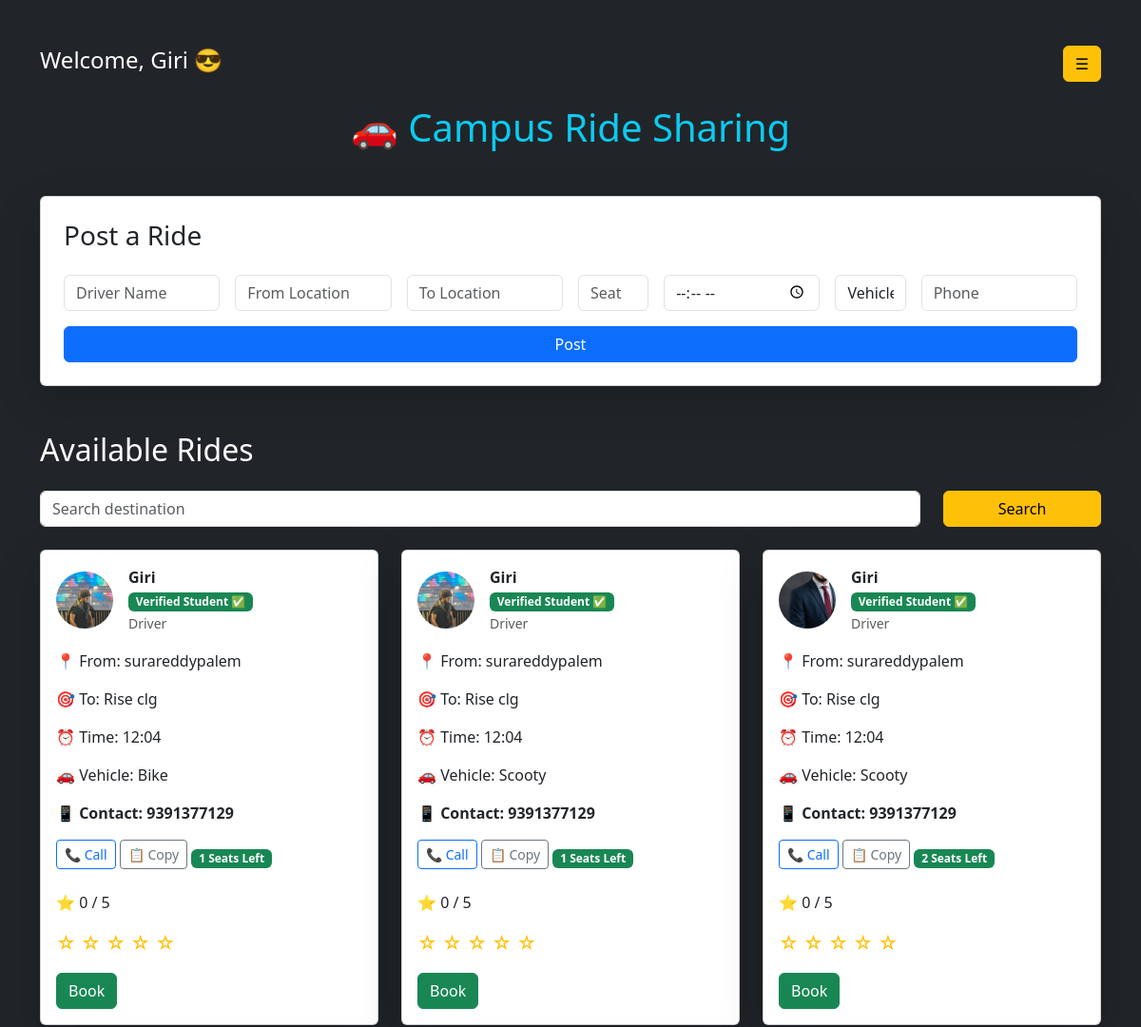
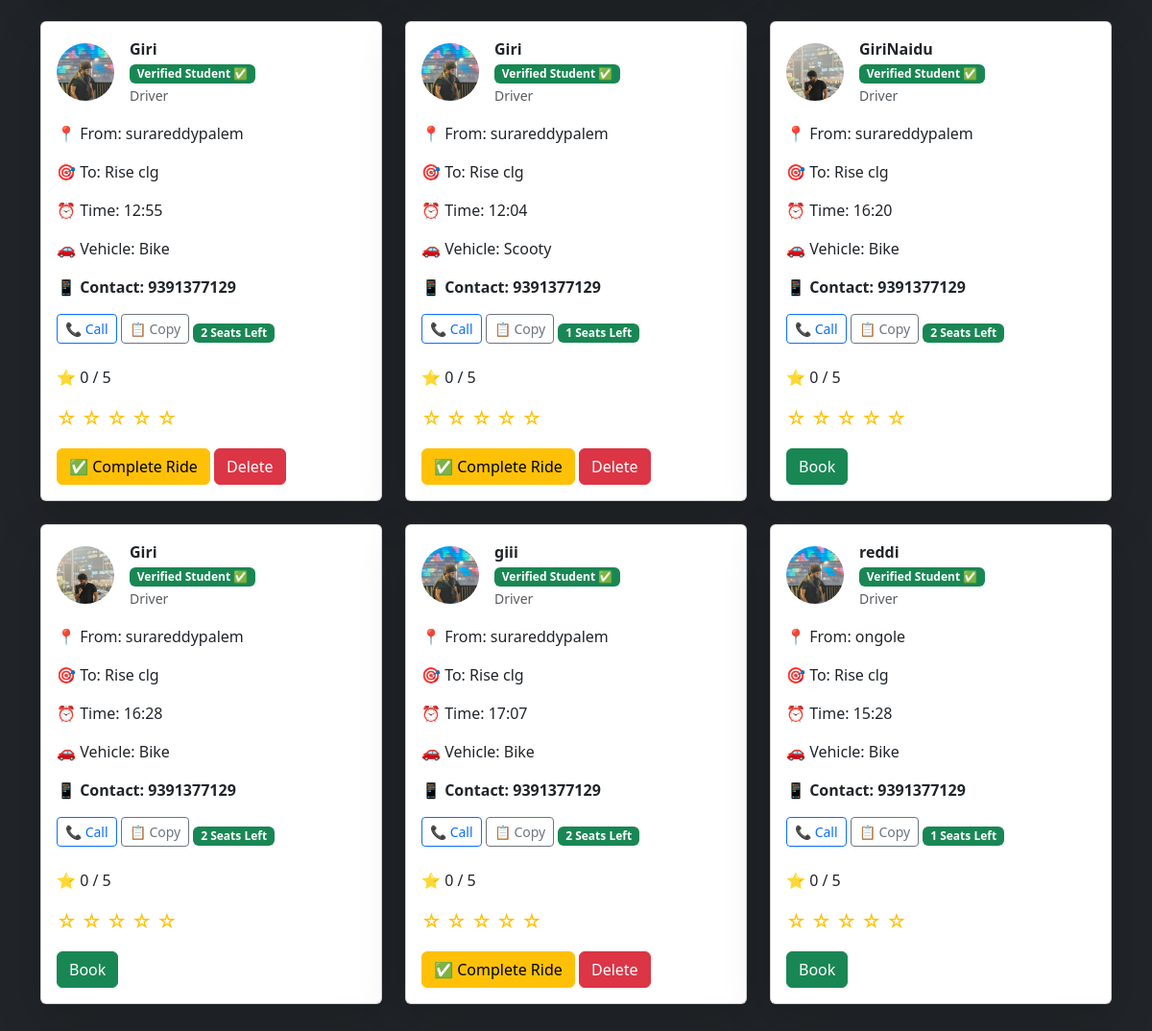
Screenshot of / (signed in) with the database file from the repository (2 pictures, top to bottom).
### tables this page shows
CREATE TABLE rides (
    id INTEGER PRIMARY KEY AUTOINCREMENT,
    username TEXT,
    name TEXT,
    from_location TEXT,
    destination TEXT,
    seats INTEGER,
    time TEXT,
    vehicle TEXT,
    phone TEXT,
    rating INTEGER DEFAULT 0,
    completed INTEGER DEFAULT 0
);

CREATE TABLE users (
    id INTEGER PRIMARY KEY AUTOINCREMENT,
    username TEXT,
    password TEXT,
    image TEXT,
    college_id TEXT,
    email TEXT
);

### app.py (the view, shortened to what this page needs)
@app.route("/", methods=["GET", "POST"])
def home():
    if "user" not in session:
        return redirect("/login")
    conn = connect_db()
    cursor = conn.cursor()
    search = request.args.get("search")
    if search:
        cursor.execute("""
            SELECT rides.id,
                   rides.username,
                   rides.name,
                   rides.from_location,
                   rides.destination,
                   rides.seats,
                   rides.time,
                   rides.vehicle,
                   rides.phone,
                   rides.rating,
                   users.image,
                   users.college_id
            FROM rides
            JOIN users ON rides.username = users.username
            WHERE rides.destination LIKE ?
            AND rides.seats > 0
            AND rides.completed = 0
        """, ('%' + search + '%',))
    else:
        cursor.execute("""
            SELECT rides.id,
                   rides.username,
                   rides.name,
                   rides.from_location,
                   rides.destination,
                   rides.seats,
                   rides.time,
                   rides.vehicle,
                   rides.phone,
                   rides.rating,
                   users.image,
                   users.college_id
            FROM rides
            JOIN users ON rides.username = users.username
            WHERE rides.seats > 0
            AND rides.completed = 0
        """)
    rides = cursor.fetchall()
    cursor.execute(
        "SELECT message FROM notifications WHERE username=?",
        (session["user"],)
    )
    notifications = cursor.fetchall()
    cursor.execute(
        "DELETE FROM notifications WHERE username=?",
        (session["user"],)
    )
    conn.commit()
    conn.close()
    return render_template(
        "index.html",
        rides=rides,
        user=session["user"],
        notifications=notifications
    )

### app.py (called while the page is built)
def connect_db():
    return sqlite3.connect("rides.db")

### templates/index.html (shortened to what this page needs)
<!DOCTYPE html>
<html lang="en">
<head>
    <link href="https://cdn.jsdelivr.net/npm/bootstrap@5.3.3/dist/css/bootstrap.min.css" rel="stylesheet">
    <link rel="stylesheet" href="{{ url_for('static', filename='style.css') }}">
</head>
<body class="bg-dark text-white">
<div class="container py-5">
    <div class="d-flex justify-content-between align-items-center mb-4">
        <h4>Welcome, {{ user }} 😎</h4>
        <button class="btn btn-warning" data-bs-toggle="offcanvas" data-bs-target="#menu">
            ☰
        </button>
    </div>
    <h1 class="text-center text-info mb-5">🚗 Campus Ride Sharing</h1>
    <div class="card p-4 shadow-lg mb-5">
        <h3 class="mb-4 text-dark">Post a Ride</h3>
        <form method="POST">
            <div class="row g-3">
                <div class="col-md-2">
                    <input type="text" name="name" class="form-control" placeholder="Driver Name" required>
                </div>
                <div class="col-md-2">
                    <input type="text" name="from_location" class="form-control" placeholder="From Location" required>
                </div>
                <div class="col-md-2">
                    <input type="text" name="destination" class="form-control" placeholder="To Location" required>
                </div>
                <div class="col-md-1">
                    <input type="number" name="seats" class="form-control" placeholder="Seats" required>
                </div>
                <div class="col-md-2">
                    <input type="time" name="time" class="form-control" required>
                </div>
                <div class="col-md-1">
                    <select name="vehicle" class="form-control" required>
                        <option value="">Vehicle</option>
                    </select>
                </div>
                <div class="col-md-2">
                    <input type="text" name="phone" class="form-control" placeholder="Phone" required>
                </div>
                <div class="col-md-12">
                    <button type="submit" class="btn btn-primary w-100">Post</button>
                </div>
            </div>
        </form>
    </div>
    <h2 class="mb-4">Available Rides</h2>
    <form method="GET" class="mb-4">
        <div class="row">
            <div class="col-md-10">
                <input type="text" name="search" class="form-control" placeholder="Search destination">
            </div>
            <div class="col-md-2">
                <button type="submit" class="btn btn-warning w-100">Search</button>
            </div>
        </div>
    </form>
    <div class="row">
        {% for ride in rides %}
        <div class="col-md-4 mb-4">
            <div class="card shadow-lg h-100">
                <div class="card-body">
                    <div class="d-flex align-items-center mb-3">
                        <img src="{{ url_for('uploaded_file', filename=ride[10]) }}"
                             width="60"
                             height="60"
                             class="rounded-circle me-3"
                             style="object-fit:cover;">
                        <div>
                            <strong class="text-dark">{{ ride[2] }}</strong>
                            <br>
                            <span class="badge bg-success">
                                Verified Student ✅
                            </span>
                            <br>
                            <small class="text-muted">Driver</small>
                        </div>
                    </div>
                    <p class="text-dark">📍 From: {{ ride[3] }}</p>
                    <p class="text-dark">🎯 To: {{ ride[4] }}</p>
                    <p class="text-dark">⏰ Time: {{ ride[6] }}</p>
                    <p class="text-dark">🚗 Vehicle: {{ ride[7] }}</p>
                    <p class="text-dark fw-bold">📱 Contact: {{ ride[8] }}</p>
                    <a href="tel:{{ ride[8] }}" class="btn btn-outline-primary btn-sm mb-2">
                        📞 Call
                    </a>
                    <button onclick="copyPhone('{{ ride[8] }}')" class="btn btn-outline-secondary btn-sm mb-2">
                        📋 Copy
                    </button>
                    <span class="badge bg-success mb-3">
                        {{ ride[5] }} Seats Left
                    </span>
                    <p class="mt-2 text-dark">
                        ⭐ {{ ride[9] }} / 5
                    </p>
                    <div class="mb-3 fs-5">
                        <a href="/rate/{{ ride[0] }}/1" class="text-warning text-decoration-none">☆</a>
                        <a href="/rate/{{ ride[0] }}/2" class="text-warning text-decoration-none">☆</a>
                        <a href="/rate/{{ ride[0] }}/3" class="text-warning text-decoration-none">☆</a>
                        <a href="/rate/{{ ride[0] }}/4" class="text-warning text-decoration-none">☆</a>
                        <a href="/rate/{{ ride[0] }}/5" class="text-warning text-decoration-none">☆</a>
                    </div>
                    {% if user == ride[1] %}
                        <a href="/complete_ride/{{ ride[0] }}" class="btn btn-warning">
                            ✅ Complete Ride
                        </a>
                        <a href="/delete/{{ ride[0] }}" class="btn btn-danger">
                            Delete
                        </a>
                    {% else %}
                        <a href="/book/{{ ride[0] }}" class="btn btn-success">
                            Book
                        </a>
                    {% endif %}
                </div>
            </div>
        </div>
        {% endfor %}
    </div>
</div>
</body>
</html>

### static/style.css (style rules this page uses)
body { transition: 0.5s; }

### rows the page displays
rides: image (picture), name "Giri", from_location "surareddypalem", destination "Rise clg", time "12:04", vehicle "Bike", phone "9391377129", seats "1", rating "0"
rides: image (picture), name "Giri", from_location "surareddypalem", destination "Rise clg", time "12:04", vehicle "Scooty", phone "9391377129", seats "1", rating "0"
rides: image (picture), name "Giri", from_location "surareddypalem", destination "Rise clg", time "12:04", vehicle "Scooty", phone "9391377129", seats "2", rating "0"
rides: image (picture), name "Giri", from_location "surareddypalem", destination "Rise clg", time "12:55", vehicle "Bike", phone "9391377129", seats "2", rating "0"
rides: image (picture), name "Giri", from_location "surareddypalem", destination "Rise clg", time "12:04", vehicle "Scooty", phone "9391377129", seats "1", rating "0"
rides: image (picture), name "GiriNaidu", from_location "surareddypalem", destination "Rise clg", time "16:20", vehicle "Bike", phone "9391377129", seats "2", rating "0"
rides: image (picture), name "Giri", from_location "surareddypalem", destination "Rise clg", time "16:28", vehicle "Bike", phone "9391377129", seats "2", rating "0"
rides: image (picture), name "giii", from_location "surareddypalem", destination "Rise clg", time "17:07", vehicle "Bike", phone "9391377129", seats "2", rating "0"
rides: image (picture), name "reddi", from_location "ongole", destination "Rise clg", time "15:28", vehicle "Bike", phone "9391377129", seats "1", rating "0"

### other values shown
{{ user }} "Giri"
